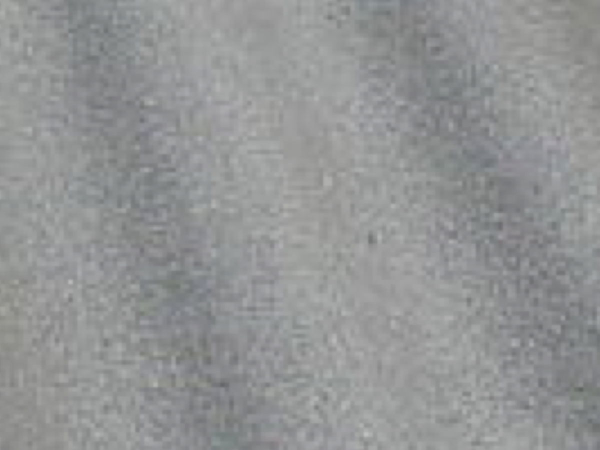
#> input picture experiments/split_it.jpeg, 1200 x 900 px (shown at 1/2 size)
$ python image_divide.py
#> lines starting #> are read from the running program, lines starting #| are printed output that depends on the picture; after the words box and inside, x2 and y2 are one past the last pixel; in counts of white or black regions, pixels touching at a corner belong together
# About: Split image in half then divides left and right side x amount of time(s), then clusters points to,
#        average the points. Then draws line point to point, so highlight a lane.
#
# Author: Mehmet Yilmaz
#
# Update: From what we have, this method proves to be the best method. So this method was implmented.

import cv2

# (x,y) points used for testing
def points(choice):
    if(choice == 1):
        return [(190, 697), (306, 690), (390, 537), (256, 520), (1110, 697), (940, 702), (755, 455), (942, 500), (734, 117), (696, 153), (850, 150), (780, 134), (900, 140)]
    elif(choice == 2):
        return [(190, 697), (306, 690), (390, 537), (256, 520)]
    elif(choice == 3):
        return [(190, 697), (306, 690), (390, 537), (256, 520), (1110, 697), (940, 702), (755, 455), (942, 500)]

# print a list, line by line
def print_list(values):
    c = 1
    for i in values:
        print(c, ":", i)
        c = c + 1

# divide image in half then divide each side x amount of times, these points are saved to really divide the points
def half_divide(image, splits_per_half):
    x = image.shape[1]  # height
    y = image.shape[0]  # width

    P_left = []
    P_right = []

    mid = int(x/2)
    point = int(y/splits_per_half)

    pos = 0
    for i in range(splits_per_half):

        left_p1_x = 0
        left_p1_y = point*pos
        left_p2_x = mid
        left_p2_y = point*(pos+1)
        cv2.rectangle(image, (left_p1_x, left_p1_y), (left_p2_x, left_p2_y), (255, 0, 0), 4)
        P_left.append([left_p1_x, left_p1_y, left_p2_x, left_p2_y])

        right_p1_x = mid
        right_p1_y = point*pos
        right_p2_x = mid*2
        right_p2_y = point*(pos+1)
        cv2.rectangle(image, (right_p1_x, right_p1_y), (right_p2_x, right_p2_y), (255, 255, 255), 4)
        P_right.append([right_p1_x, right_p1_y, right_p2_x, right_p2_y])

        pos = pos + 1

    return P_left, P_right, mid

# plot all points in a list onto an OpenCV image
def draw_points(image, P, color):
    for p in P:
        cv2.circle(image, p, 8, color, -1)

# cluster each point depending on how the image is divided
def group_points(splits_per_half, mid, P, P_left, P_right):
    left_group = [[] for i in range(splits_per_half)]
    right_group = [[] for i in range(splits_per_half)]

    for points in P:
        if(points[0] <= mid):
            c = 0
            for sections in P_left:
                x1, y1, x2, y2 = sections
                if(y1 <= points[1] and y2 >= points[1]):
                    left_group[c].append(points)
                c = c + 1
        else:
            c = 0
            for sections in P_right:
                x1, y1, x2, y2 = sections
                if(y1 <= points[1] and y2 >= points[1]):
                    right_group[c].append(points)
                c = c + 1

    return left_group, right_group

# average each point in a cluster.
def average_points(left_group, right_group):
    avg_points_left = []
    avg_points_right = []
    #avg_color = (255, 255, 0)
    for grouping in left_group:
        if(len(grouping) > 0):
            temp = [sum(x)/len(x) for x in zip(*grouping)]
            temp = (int(temp[0]), int(temp[1]))
            avg_points_left.append(temp)
            #cv2.circle(image, temp, 8, avg_color, -1)

    for grouping in right_group:
        if(len(grouping) > 0):
            temp = [sum(x)/len(x) for x in zip(*grouping)]
            temp = (int(temp[0]), int(temp[1]))
            avg_points_right.append(temp)
            #cv2.circle(image, temp, 8, avg_color, -1)

    return avg_points_left, avg_points_right

# draw lines, point to point, given a list of points
def draw_lines(image, color, thickness, points):
    for i in range(len(points)-1):
        cv2.line(image, points[i], points[i+1], color, thickness)

# main function
def main(image, P):
    splits_per_half = 3 # number of divides for both left and right sides

    # divide and divide the image
    P_left, P_right, mid= half_divide(image, splits_per_half)

    # plot testing points onto the image, it should kind of look like a lane
    draw_points(image, P, (255, 0, 255))

    # cluster and group all the points on the right and left side of the image
    left_group, right_group = group_points(splits_per_half, mid, P, P_left, P_right)

    # average the points in each cluster into a one point for each cluster
    avg_points_left, avg_points_right = average_points(left_group, right_group)

    # draw average points as a line on the image
    draw_lines(image, (255, 255, 255), 4, avg_points_left)
    draw_lines(image, (255, 255, 255), 4, avg_points_right)

    # draw average points on the image
    draw_points(image, avg_points_left, (255, 255, 0))
    draw_points(image, avg_points_right, (255, 255, 0))

    # show everything
    cv2.imshow("demo", image)

if __name__ == "__main__":
    P = points(3)   # pick test set of points
    image = cv2.imread("split_it.jpeg") # pick test image (baby yoda!)
#> image is the input picture: shape (900, 1200, 3); mean B, G, R 148.7, 148.5, 147
    main(image, P)  # run everything
#> after the loop in half_divide, `for i in range(splits_per_half):`:
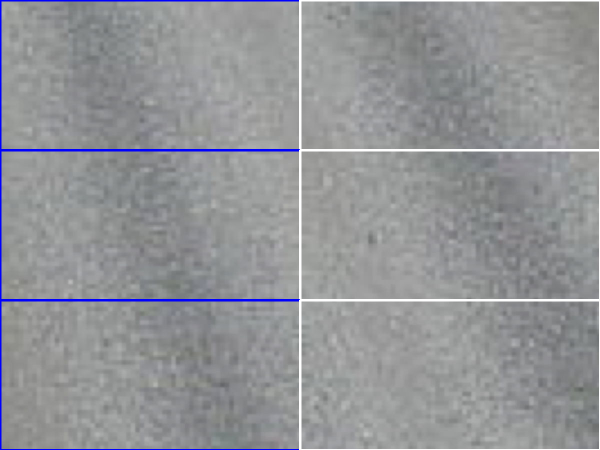
#> image: shape (900, 1200, 3) (shown at 1/2 size); 2.49% of pixels changed, all inside (x1, y1, x2, y2) = (0, 0, 1200, 900)
#> after the loop in half_divide, `for i in range(splits_per_half):`: P_left = [[0, 0, 600, 300], [0, 300, 600, 600], [0, 600, 600, 900]]; P_right = [[600, 0, 1200, 300], [600, 300, 1200, 600], [600, 600, 1200, 900]]; pos = 3
#> in main, `P_left, P_right, mid= half_divide(image, splits_per_half)`: mid = 600
#> after the loop in draw_points, `for p in P:`:
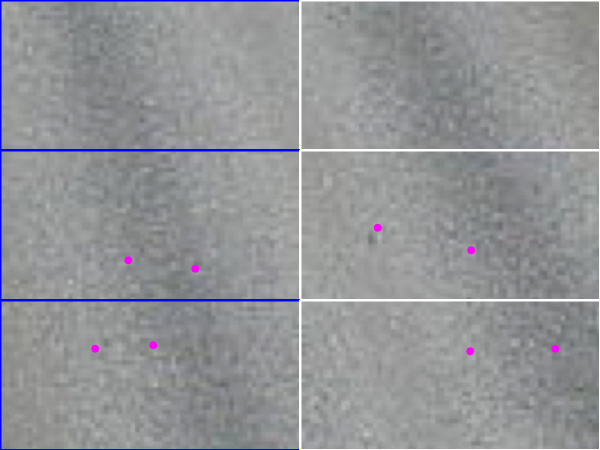
#> image: shape (900, 1200, 3) (shown at 1/2 size); 0.15% of pixels changed, all inside (x1, y1, x2, y2) = (182, 447, 1119, 711)
#> in main, `left_group, right_group = group_points(splits_per_half, mid, P, P_left..`: left_group = [[], [(390, 537), (256, 520)], [(190, 697), (306, 690)]]; right_group = [[], [(755, 455), (942, 500)], [(1110, 697), (940, 702)]]
#> the loop in average_points, `for grouping in left_group:` made 3 passes
#> (grouping, temp) on passes 2 to 3: ([(390, 537), (256, 520)], (323, 528)), ([(190, 697), (306, 690)], (248, 693))
#> grouping on pass 1: []
#> after the loop in average_points, `for grouping in left_group:`: avg_points_left = [(323, 528), (248, 693)]
#> the loop in average_points, `for grouping in right_group:` made 3 passes
#> (grouping, temp) on passes 2 to 3: ([(755, 455), (942, 500)], (848, 477)), ([(1110, 697), (940, 702)], (1025, 699))
#> after the loop in average_points, `for grouping in right_group:`: avg_points_right = [(848, 477), (1025, 699)]
#> in main, `avg_points_left, avg_points_right = average_points(left_group, right_g..`: avg_points_left = [(323, 528), (248, 693)]; avg_points_right = [(848, 477), (1025, 699)]
#> the loop in draw_lines, `for i in range(len(points)-1):` made 1 pass
#> after the loop in draw_lines, `for i in range(len(points)-1):`:
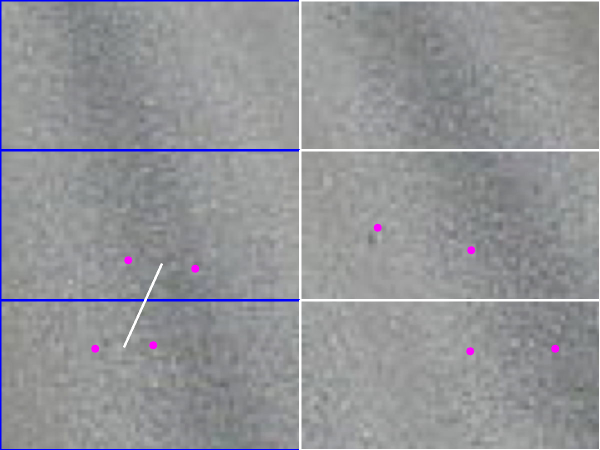
#> image: shape (900, 1200, 3) (shown at 1/2 size); 0.09% of pixels changed, all inside (x1, y1, x2, y2) = (246, 526, 326, 696)
#> call 2 of draw_lines, with color = (255, 255, 255), thickness = 4
#> the loop in draw_lines (call 2), `for i in range(len(points)-1):` made 1 pass
#> after the loop in draw_lines (call 2), `for i in range(len(points)-1):`:
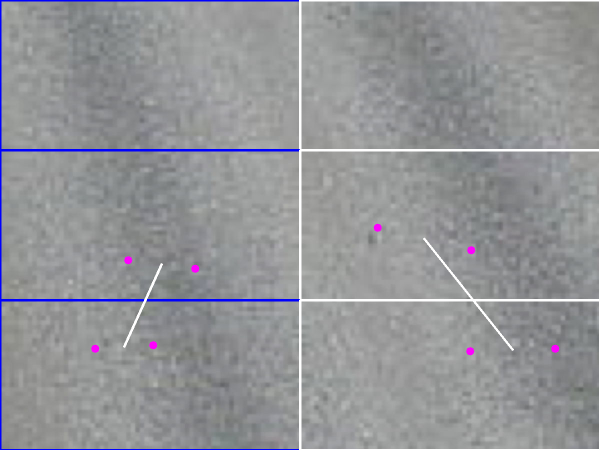
#> image: shape (900, 1200, 3) (shown at 1/2 size); 0.12% of pixels changed, all inside (x1, y1, x2, y2) = (846, 475, 1028, 702)
#> the loop in draw_points (call 2), `for p in P:` made 2 passes
#> after the loop in draw_points (call 2), `for p in P:`: image: shape (900, 1200, 3); 0.04% of pixels changed, all inside (x1, y1, x2, y2) = (240, 520, 332, 702)
#> after the loop in draw_points (call 3), `for p in P:`: image: shape (900, 1200, 3); mean B, G, R 151.8, 148.4, 147.1
    cv2.waitKey(0)  # wait for space to close the program
